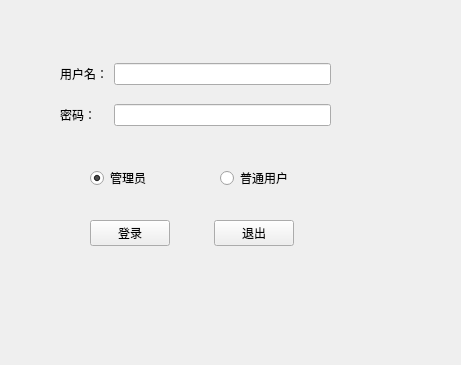
<?xml version="1.0" encoding="UTF-8"?>
<ui version="4.0">
 <class>Form</class>
 <widget class="QWidget" name="Form">
  <property name="geometry">
   <rect>
    <x>0</x>
    <y>0</y>
    <width>461</width>
    <height>365</height>
   </rect>
  </property>
  <property name="windowTitle">
   <string>系统登录</string>
  </property>
  <widget class="QWidget" name="layoutWidget">
   <property name="geometry">
    <rect>
     <x>90</x>
     <y>220</y>
     <width>204</width>
     <height>26</height>
    </rect>
   </property>
   <layout class="QHBoxLayout" name="horizontalLayout">
    <item>
     <widget class="QPushButton" name="pushButton_1">
      <property name="text">
       <string>登录</string>
      </property>
      <property name="icon">
       <iconset resource="../image/icon.qrc">
        <normaloff>:/png57/login.ico</normaloff>:/png57/login.ico</iconset>
      </property>
     </widget>
    </item>
    <item>
     <spacer name="horizontalSpacer">
      <property name="orientation">
       <enum>Qt::Horizontal</enum>
      </property>
      <property name="sizeHint" stdset="0">
       <size>
        <width>40</width>
        <height>20</height>
       </size>
      </property>
     </spacer>
    </item>
    <item>
     <widget class="QPushButton" name="pushButton_2">
      <property name="text">
       <string>退出</string>
      </property>
      <property name="icon">
       <iconset resource="../image/icon.qrc">
        <normaloff>:/png57/exit.ico</normaloff>:/png57/exit.ico</iconset>
      </property>
     </widget>
    </item>
   </layout>
  </widget>
  <widget class="QWidget" name="layoutWidget">
   <property name="geometry">
    <rect>
     <x>60</x>
     <y>50</y>
     <width>271</width>
     <height>91</height>
    </rect>
   </property>
   <layout class="QGridLayout" name="gridLayout">
    <item row="0" column="0">
     <widget class="QLabel" name="label">
      <property name="text">
       <string>用户名：</string>
      </property>
     </widget>
    </item>
    <item row="0" column="1">
     <widget class="QLineEdit" name="lineEdit_1"/>
    </item>
    <item row="1" column="0">
     <widget class="QLabel" name="label_2">
      <property name="text">
       <string>密码：</string>
      </property>
     </widget>
    </item>
    <item row="1" column="1">
     <widget class="QLineEdit" name="lineEdit_2">
      <property name="echoMode">
       <enum>QLineEdit::Password</enum>
      </property>
      <property name="cursorPosition">
       <number>0</number>
      </property>
     </widget>
    </item>
   </layout>
  </widget>
  <widget class="QRadioButton" name="radioButton">
   <property name="geometry">
    <rect>
     <x>90</x>
     <y>170</y>
     <width>86</width>
     <height>16</height>
    </rect>
   </property>
   <property name="text">
    <string>管理员</string>
   </property>
   <property name="checked">
    <bool>true</bool>
   </property>
  </widget>
  <widget class="QRadioButton" name="radioButton_2">
   <property name="geometry">
    <rect>
     <x>220</x>
     <y>170</y>
     <width>86</width>
     <height>16</height>
    </rect>
   </property>
   <property name="text">
    <string>普通用户</string>
   </property>
  </widget>
 </widget>
 <resources>
  <include location="../image/icon.qrc"/>
 </resources>
 <connections>
  <connection>
   <sender>pushButton_2</sender>
   <signal>clicked()</signal>
   <receiver>Form</receiver>
   <slot>close()</slot>
   <hints>
    <hint type="sourcelabel">
     <x>270</x>
     <y>193</y>
    </hint>
    <hint type="destinationlabel">
     <x>291</x>
     <y>222</y>
    </hint>
   </hints>
  </connection>
 </connections>
 <slots>
  <signal>slot1()</signal>
 </slots>
</ui>
